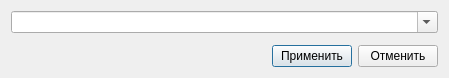
<?xml version="1.0" encoding="UTF-8"?>
<ui version="4.0">
 <class>DialogComboBox</class>
 <widget class="QDialog" name="DialogComboBox">
  <property name="geometry">
   <rect>
    <x>0</x>
    <y>0</y>
    <width>449</width>
    <height>78</height>
   </rect>
  </property>
  <property name="windowTitle">
   <string>Dialog</string>
  </property>
  <layout class="QVBoxLayout" name="verticalLayout">
   <item>
    <widget class="QComboBox" name="combo">
     <property name="editable">
      <bool>true</bool>
     </property>
     <property name="insertPolicy">
      <enum>QComboBox::NoInsert</enum>
     </property>
    </widget>
   </item>
   <item>
    <spacer name="verticalSpacer">
     <property name="orientation">
      <enum>Qt::Vertical</enum>
     </property>
     <property name="sizeHint" stdset="0">
      <size>
       <width>20</width>
       <height>40</height>
      </size>
     </property>
    </spacer>
   </item>
   <item>
    <widget class="QWidget" name="widget" native="true">
     <layout class="QHBoxLayout" name="horizontalLayout">
      <property name="leftMargin">
       <number>0</number>
      </property>
      <property name="topMargin">
       <number>0</number>
      </property>
      <property name="rightMargin">
       <number>0</number>
      </property>
      <property name="bottomMargin">
       <number>0</number>
      </property>
      <item>
       <spacer name="horizontalSpacer">
        <property name="orientation">
         <enum>Qt::Horizontal</enum>
        </property>
        <property name="sizeHint" stdset="0">
         <size>
          <width>254</width>
          <height>20</height>
         </size>
        </property>
       </spacer>
      </item>
      <item>
       <widget class="QPushButton" name="btOk">
        <property name="text">
         <string>Применить</string>
        </property>
       </widget>
      </item>
      <item>
       <widget class="QPushButton" name="btCancel">
        <property name="text">
         <string>Отменить</string>
        </property>
       </widget>
      </item>
     </layout>
    </widget>
   </item>
  </layout>
 </widget>
 <resources/>
 <connections/>
</ui>
